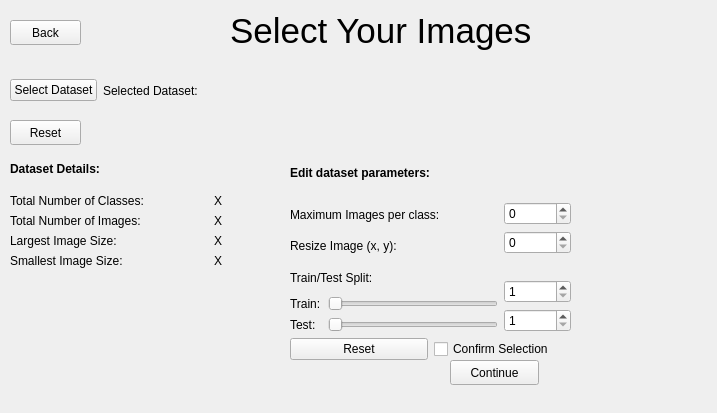
<?xml version="1.0" encoding="UTF-8"?>
<ui version="4.0">
 <class>ImageLoader</class>
 <widget class="QWidget" name="ImageLoader">
  <property name="geometry">
   <rect>
    <x>0</x>
    <y>0</y>
    <width>717</width>
    <height>413</height>
   </rect>
  </property>
  <property name="windowTitle">
   <string>Image Loader v2</string>
  </property>
  <widget class="QPushButton" name="back">
   <property name="geometry">
    <rect>
     <x>10</x>
     <y>20</y>
     <width>71</width>
     <height>25</height>
    </rect>
   </property>
   <property name="text">
    <string>Back</string>
   </property>
  </widget>
  <widget class="QLabel" name="label">
   <property name="geometry">
    <rect>
     <x>230</x>
     <y>-10</y>
     <width>321</width>
     <height>81</height>
    </rect>
   </property>
   <property name="font">
    <font>
     <pointsize>26</pointsize>
    </font>
   </property>
   <property name="text">
    <string>Select Your Images</string>
   </property>
  </widget>
  <widget class="QWidget" name="horizontalLayoutWidget">
   <property name="geometry">
    <rect>
     <x>10</x>
     <y>70</y>
     <width>301</width>
     <height>41</height>
    </rect>
   </property>
   <layout class="QHBoxLayout" name="horizontalLayout">
    <item>
     <widget class="QPushButton" name="selectDir">
      <property name="text">
       <string>Select Dataset</string>
      </property>
     </widget>
    </item>
    <item>
     <widget class="QLabel" name="selectedDataset">
      <property name="text">
       <string>Selected Dataset:</string>
      </property>
     </widget>
    </item>
    <item>
     <spacer name="horizontalSpacer">
      <property name="orientation">
       <enum>Qt::Horizontal</enum>
      </property>
      <property name="sizeHint" stdset="0">
       <size>
        <width>40</width>
        <height>20</height>
       </size>
      </property>
     </spacer>
    </item>
   </layout>
  </widget>
  <widget class="QPushButton" name="resetData">
   <property name="geometry">
    <rect>
     <x>10</x>
     <y>120</y>
     <width>71</width>
     <height>25</height>
    </rect>
   </property>
   <property name="text">
    <string>Reset</string>
   </property>
  </widget>
  <widget class="QPushButton" name="continueNext">
   <property name="geometry">
    <rect>
     <x>450</x>
     <y>360</y>
     <width>89</width>
     <height>25</height>
    </rect>
   </property>
   <property name="text">
    <string>Continue</string>
   </property>
  </widget>
  <widget class="QWidget" name="verticalLayoutWidget_7">
   <property name="geometry">
    <rect>
     <x>10</x>
     <y>150</y>
     <width>246</width>
     <height>118</height>
    </rect>
   </property>
   <layout class="QVBoxLayout" name="datasetDetails">
    <item>
     <widget class="QLabel" name="label_8">
      <property name="font">
       <font>
        <bold>true</bold>
       </font>
      </property>
      <property name="text">
       <string>Dataset Details:</string>
      </property>
     </widget>
    </item>
    <item>
     <layout class="QHBoxLayout" name="horizontalLayout_5">
      <item>
       <layout class="QVBoxLayout" name="verticalLayout_6">
        <item>
         <widget class="QLabel" name="label_10">
          <property name="text">
           <string>Total Number of Classes:    </string>
          </property>
         </widget>
        </item>
        <item>
         <widget class="QLabel" name="label_9">
          <property name="text">
           <string>Total Number of Images:</string>
          </property>
         </widget>
        </item>
        <item>
         <widget class="QLabel" name="label_11">
          <property name="text">
           <string>Largest Image Size:</string>
          </property>
         </widget>
        </item>
        <item>
         <widget class="QLabel" name="label_12">
          <property name="text">
           <string>Smallest Image Size:</string>
          </property>
         </widget>
        </item>
       </layout>
      </item>
      <item>
       <spacer name="horizontalSpacer_2">
        <property name="orientation">
         <enum>Qt::Horizontal</enum>
        </property>
        <property name="sizeHint" stdset="0">
         <size>
          <width>40</width>
          <height>20</height>
         </size>
        </property>
       </spacer>
      </item>
      <item>
       <layout class="QVBoxLayout" name="details">
        <item>
         <widget class="QLabel" name="numClasses">
          <property name="text">
           <string>X          </string>
          </property>
         </widget>
        </item>
        <item>
         <widget class="QLabel" name="numImages">
          <property name="text">
           <string>X</string>
          </property>
         </widget>
        </item>
        <item>
         <widget class="QLabel" name="largestSize">
          <property name="text">
           <string>X</string>
          </property>
         </widget>
        </item>
        <item>
         <widget class="QLabel" name="smallestSize">
          <property name="text">
           <string>X</string>
          </property>
         </widget>
        </item>
       </layout>
      </item>
     </layout>
    </item>
   </layout>
  </widget>
  <widget class="QWidget" name="verticalLayoutWidget_8">
   <property name="geometry">
    <rect>
     <x>290</x>
     <y>150</y>
     <width>281</width>
     <height>210</height>
    </rect>
   </property>
   <layout class="QVBoxLayout" name="datasetParams">
    <item>
     <widget class="QLabel" name="label_18">
      <property name="font">
       <font>
        <bold>true</bold>
       </font>
      </property>
      <property name="text">
       <string>Edit dataset parameters:</string>
      </property>
     </widget>
    </item>
    <item>
     <layout class="QHBoxLayout" name="horizontalLayout_3">
      <item>
       <layout class="QVBoxLayout" name="verticalLayout_2">
        <item>
         <widget class="QLabel" name="label_3">
          <property name="text">
           <string>Maximum Images per class:</string>
          </property>
         </widget>
        </item>
        <item>
         <widget class="QLabel" name="label_5">
          <property name="text">
           <string>Resize Image (x, y):</string>
          </property>
         </widget>
        </item>
        <item>
         <widget class="QLabel" name="label_4">
          <property name="text">
           <string>Train/Test Split:</string>
          </property>
         </widget>
        </item>
        <item>
         <layout class="QHBoxLayout" name="horizontalLayout_2">
          <item>
           <layout class="QVBoxLayout" name="verticalLayout_3">
            <item>
             <widget class="QLabel" name="label_6">
              <property name="text">
               <string>Train:</string>
              </property>
             </widget>
            </item>
            <item>
             <widget class="QLabel" name="testText">
              <property name="text">
               <string>Test:  </string>
              </property>
             </widget>
            </item>
           </layout>
          </item>
          <item>
           <layout class="QVBoxLayout" name="verticalLayout_4">
            <item>
             <widget class="QSlider" name="trainSlider">
              <property name="minimum">
               <number>1</number>
              </property>
              <property name="orientation">
               <enum>Qt::Horizontal</enum>
              </property>
             </widget>
            </item>
            <item>
             <widget class="QSlider" name="testSlider">
              <property name="minimum">
               <number>1</number>
              </property>
              <property name="orientation">
               <enum>Qt::Horizontal</enum>
              </property>
             </widget>
            </item>
           </layout>
          </item>
         </layout>
        </item>
       </layout>
      </item>
      <item>
       <layout class="QVBoxLayout" name="verticalLayout">
        <item>
         <widget class="QSpinBox" name="maxImages">
          <property name="maximum">
           <number>100000</number>
          </property>
          <property name="singleStep">
           <number>25</number>
          </property>
         </widget>
        </item>
        <item>
         <widget class="QSpinBox" name="resizeXY">
          <property name="maximum">
           <number>100000</number>
          </property>
          <property name="singleStep">
           <number>10</number>
          </property>
         </widget>
        </item>
        <item>
         <widget class="QLabel" name="label_17">
          <property name="text">
           <string/>
          </property>
         </widget>
        </item>
        <item>
         <widget class="QSpinBox" name="trainSpin">
          <property name="minimum">
           <number>1</number>
          </property>
         </widget>
        </item>
        <item>
         <widget class="QSpinBox" name="testSpin">
          <property name="minimum">
           <number>1</number>
          </property>
         </widget>
        </item>
       </layout>
      </item>
     </layout>
    </item>
    <item>
     <layout class="QHBoxLayout" name="horizontalLayout_6">
      <item>
       <widget class="QPushButton" name="resetParams">
        <property name="text">
         <string>Reset</string>
        </property>
       </widget>
      </item>
      <item>
       <widget class="QCheckBox" name="confirmSelection">
        <property name="text">
         <string>Confirm Selection</string>
        </property>
       </widget>
      </item>
     </layout>
    </item>
   </layout>
  </widget>
  <widget class="QLabel" name="label_19">
   <property name="geometry">
    <rect>
     <x>510</x>
     <y>250</y>
     <width>9</width>
     <height>17</height>
    </rect>
   </property>
   <property name="text">
    <string/>
   </property>
  </widget>
 </widget>
 <resources/>
 <connections/>
</ui>
